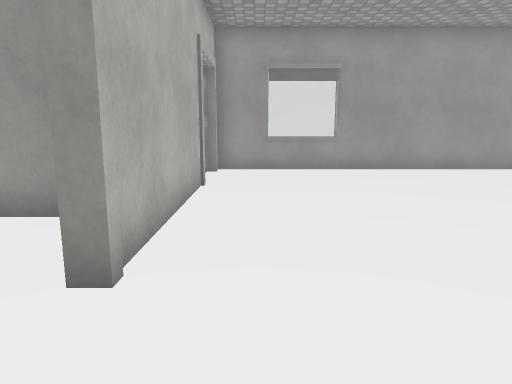
view 1 (above)

20 first-person views from a walk through a Unity game level. The camera is 1.3 m above the floor, tilts 10° down and sees 70° across. Doors are open. The floor is counted in squares, 1 m on a side. Each view is taken from the middle of a square. On the plan, view 1 faces up. The plan holds only what a view shows up to about 15 squares ahead; the rest is blank. The place goes on beyond the plan. The player is left out. Surface patterns are stand-ins for the level's own textures.

view 2
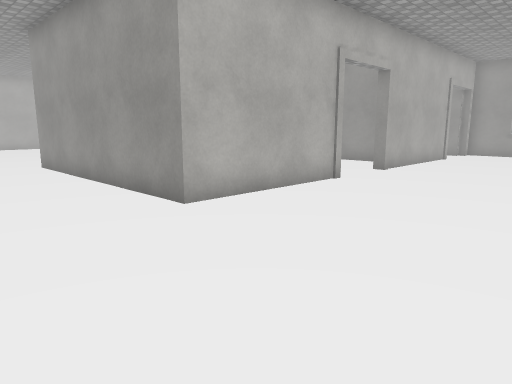

view 3
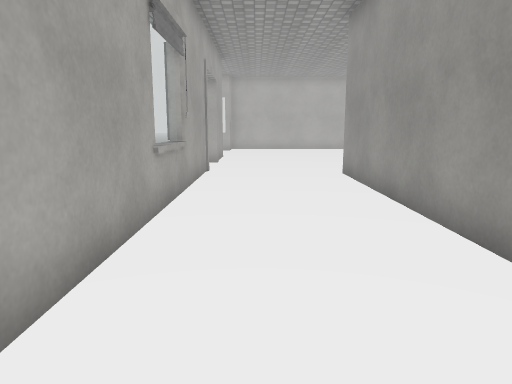

view 4
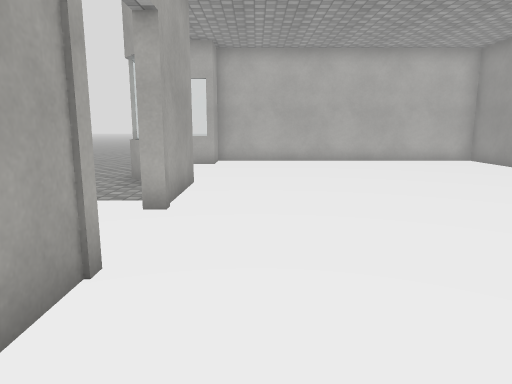

view 5
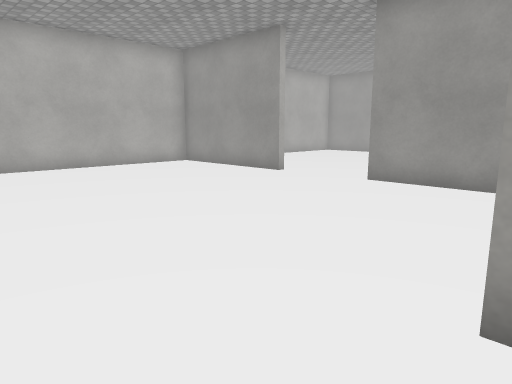

view 6
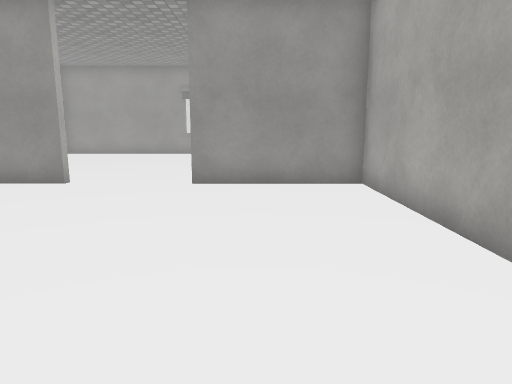

view 7
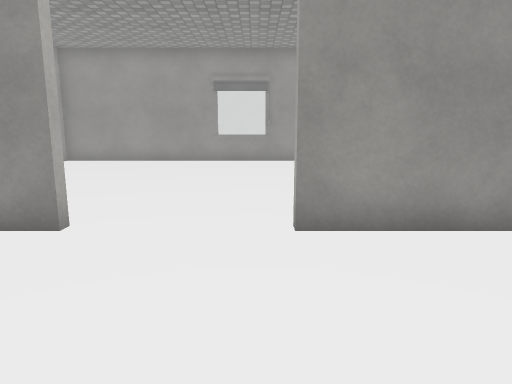

view 8
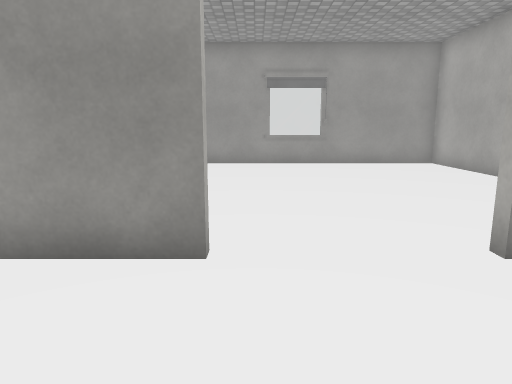

view 9
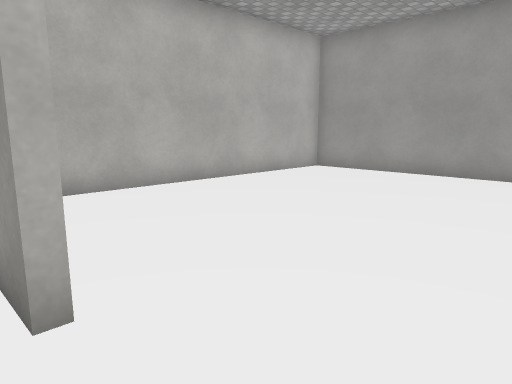

view 10
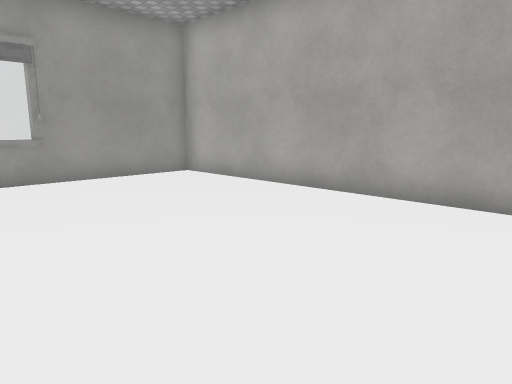

view 11
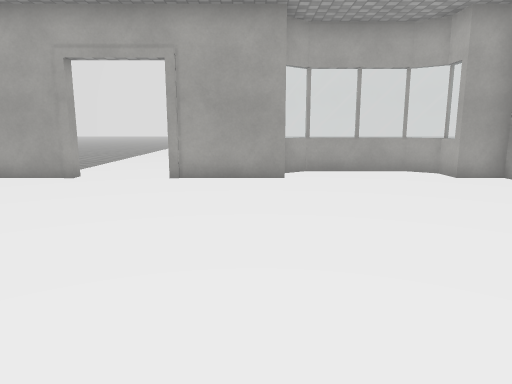

view 12
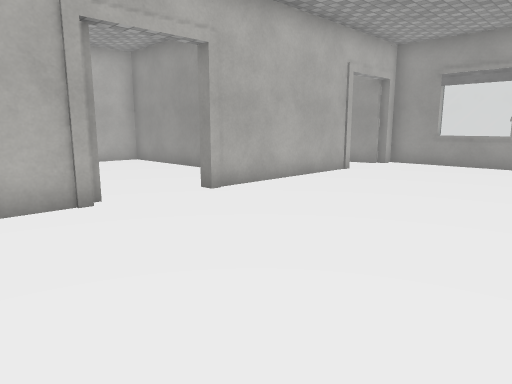

view 13
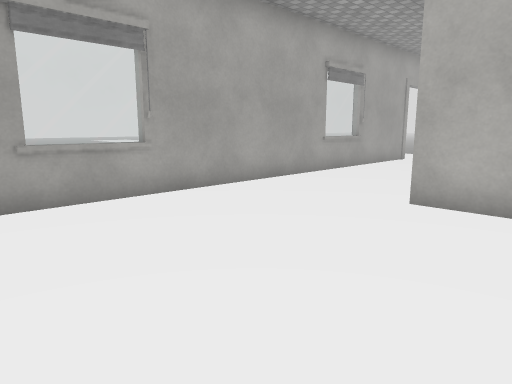

view 14
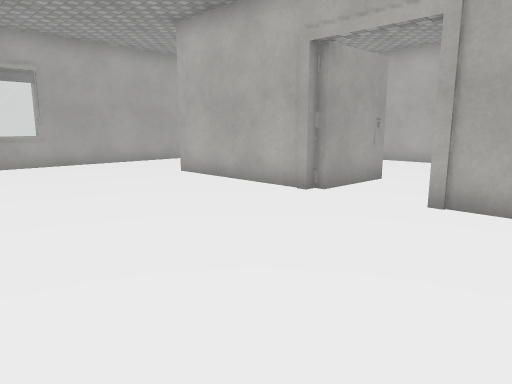

view 15
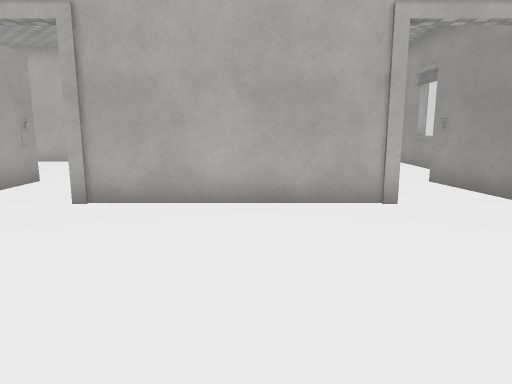

view 16
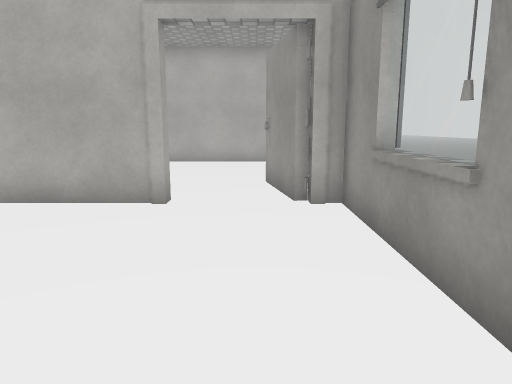

view 17
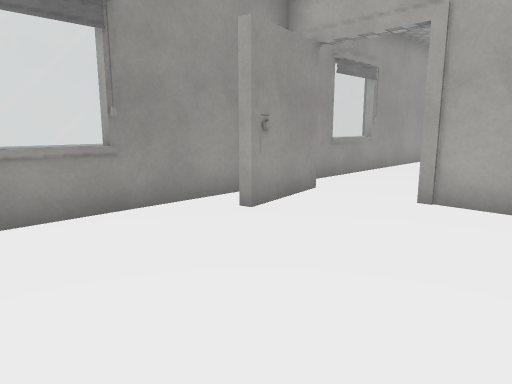

view 18
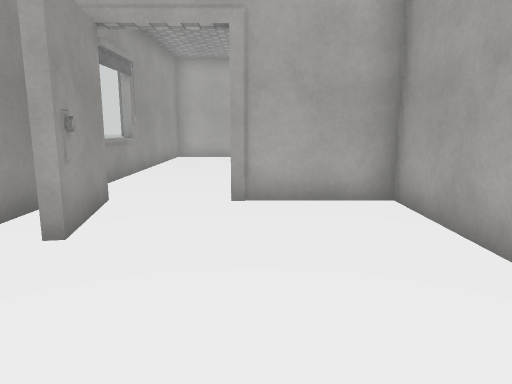

view 19
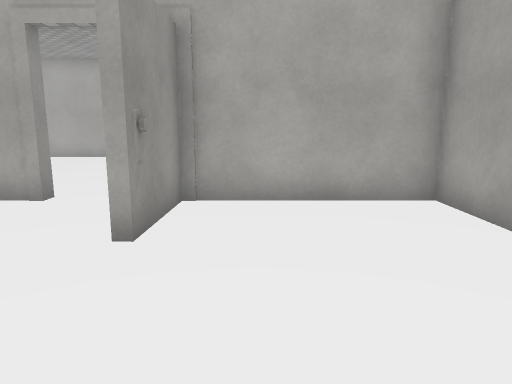

view 20
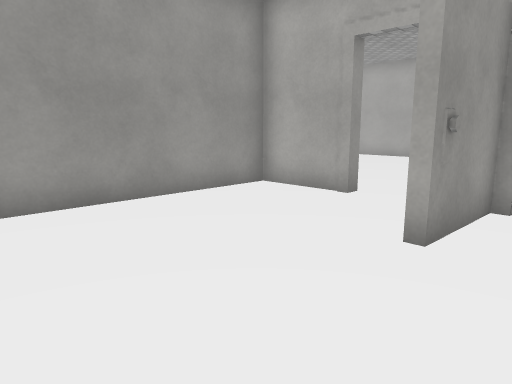

### Floor plan
Points are (right, up) in squares from view 1. A wall is a line through its corners. A room is listed if a view was taken in it or the views show most of it. See-through windows are left out.
Room 1 (views 1, 2, 3, 4, 5, 6, 7, 8, 9, 10, 11, 12, 13, 14, 15, 16)
walls: (-9.5, -3.5) (-9.5, 1.5) (-13.5, 1.5); (-10.3, -8.9) (-10.3, -8.5) (3.9, -8.5); (-1.2, 0.6) (-1.2, -4.5) (-9.5, -4.5); (-15.9, -8.5) (-12.7, -8.5) (-12.7, -8.9); (-16.5, 1.9) (-16.5, 1.5) (-21.5, 1.5) (-21.5, -8.5) (-20.3, -8.5) (-20.3, -9.4); (-1.5, 8.4) (-1.2, 8.4) (-1.2, 2.8) (-1.5, 2.8); (-19.5, -10) (-16.5, -10); (5.5, 11.5) (-1.2, 11.5) (-1.2, 10.9) (-1.6, 10.9)
low walls: (-16.5, -10) (-15.8, -9.5); (-20.3, -9.4) (-19.5, -10)
ways out: opening at (-1, 9.5) to room 2; opening at (-1, 1.5) to room 3; opening at (-15, 2) to room 4; opening at (-11.5, -9); open door at (-13, -7)
objects: other object (-7, -8); other object (1, -8); other object (2, 11)
Room 2 (views 17, 18)
walls: (-4.5, 5.5) (-1.5, 5.5) (-1.5, 8.4); (-2.1, 11.5) (-9, 11.5); (-1.2, 10.7) (-2.9, 10.4); (-9.2, 10.4) (-9.2, 6.6)
ways out: opening at (-1, 9.5) to room 1
objects: other object (-6, 11); other object (-4, 10) to (-3, 10)
Room 3 (views 19, 20)
walls: (-3.4, 0.7) (-1.2, 0.6); (-1.5, 2.8) (-1.5, 5.2) (-9.2, 5.2) (-9.2, 3.6); (-9.2, 0) (-9.2, -2.5); (-3.5, -4.3) (-1.5, -4.3) (-1.5, 0.3) (-3.7, 0.4)
ways out: opening at (-1, 1.5) to room 1
objects: other object (-4, 0); other object (-4, 1)
Room 4 (no view inside)
walls: (-9.5, 3) (-9.5, 11.5) (-21.5, 11.5) (-21.5, 3.2)
ways out: opening at (-15, 2) to room 1
objects: other object (-14, 11)

Positions as (right, up) in squares from view 1, and headings:
1: (0, 0), facing up
2: (4, -8), facing up-left
3: (1, -7), facing left
4: (-7, -7), facing left
5: (-9, -7), facing up-left
6: (-12, -7), facing up
7: (-14, -3), facing up
8: (-16, -2), facing up
9: (-14, 1), facing up-left
10: (-16, 2), facing up-right
11: (-15, 1), facing down
12: (5, -2), facing up-left
13: (5, -2), facing down-left
14: (5, 5), facing down-left
15: (5, 6), facing left
16: (5, 10), facing left
17: (-8, 6), facing up-right
18: (-8, 8), facing right
19: (-8, -1), facing right
20: (-8, -1), facing up-right
